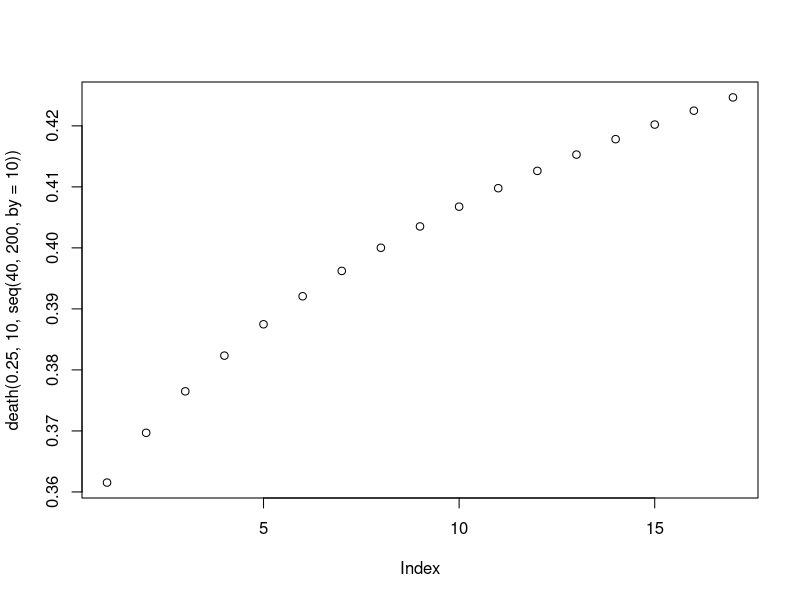
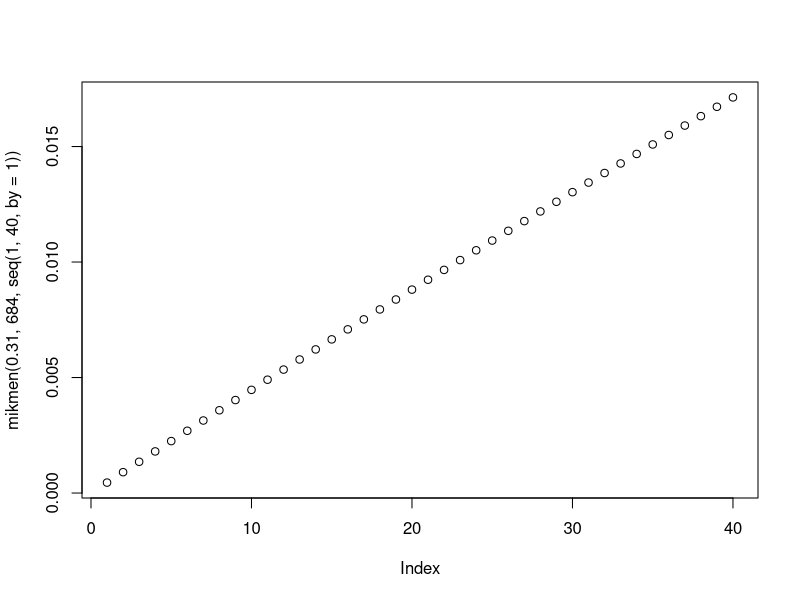
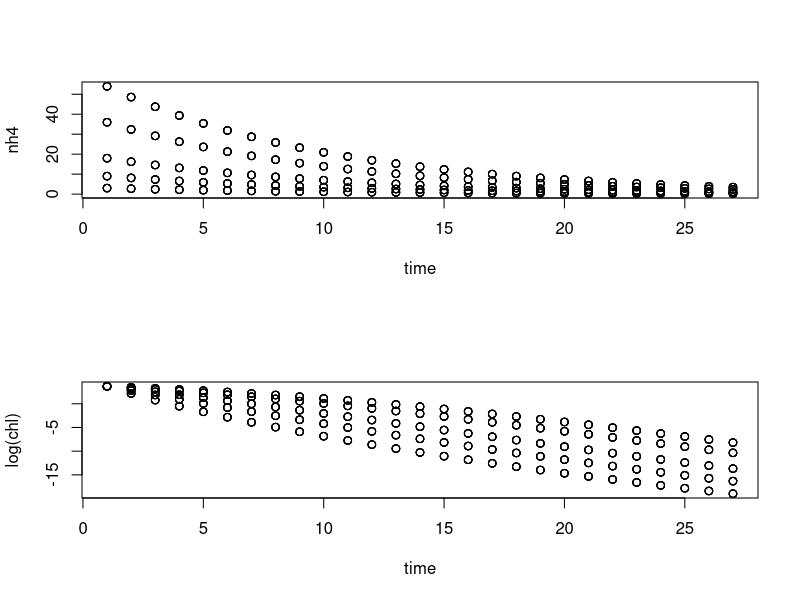
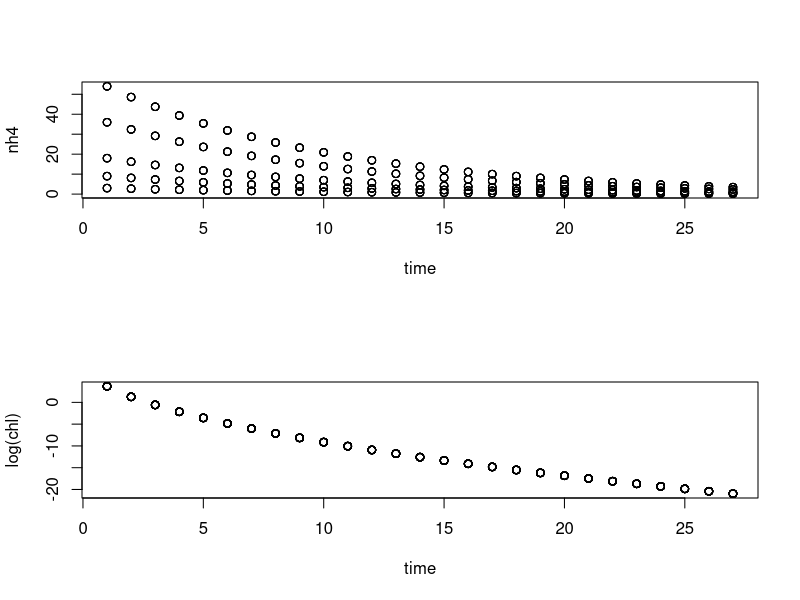

The R source for these figures, in order: (Note: this script raises an error after producing the figures.)
#make data frame for simulated data: want to use NH4 to predict chl a
# 5 replicates for 5 treatments over 28 days
faux <- data.frame(
  time = rep(seq(1,27),each=25),
  ind = rep(seq(1,25), 27),
  chl = c(rep(40,25),rep(0,650)),
  nh4 = c(rep(c(3,9,18,36,54),each =5),rep(0,650)))

faux_out <- vector("list", 16)

## mich men growth
mikmen <- function(a, s, nh4) {
 # nh4 <- seq(0.01, 40, by = 0.1)
 a * nh4 / (s + nh4)
 # plot(nh4, out)
}
death <- function(a,b,chl){
  a*chl^(1/b)
}
par(mfrow = c(1,1));plot(death(0.25, 10, seq(40, 200, by = 10))) 
par(mfrow = c(1,1)); plot(mikmen(.31, 684, seq(1, 40, by = 1)))

#need nh4 to make sense??? need its own function some sort of decreasing function over time
fun <- function (dat,a, s,z, sd_chl_proc, sd_nh4_proc, sd_chl_obs, sd_nh4_obs) {
  for (i in 1:length(unique(faux$ind))) {  #to follow an individual replicate
    for (j in 2:length(unique(faux$time))) { #over each time point
      
      faux[faux$ind == unique(faux$ind)[i] & faux$time == unique(faux$time)[j], ]$nh4 <-   
        z *  subset(faux, ind == unique(faux$ind)[i] & time == unique(faux$time)[j-1])$nh4 
    
        #process level in z (nh4)
      faux[faux$ind == unique(faux$ind)[i] & faux$time == unique(faux$time)[j], ]$nh4 <-
      rlnorm(1,log(faux[faux$ind == unique(faux$ind)[i] & faux$time == unique(faux$time)[j], ]$nh4), 
             log(sd_nh4_proc))
      
      faux[faux$ind == unique(faux$ind)[i] & faux$time == unique(faux$time)[j], ]$chl <-
        # yesterdays chl +
        faux[faux$ind == unique(faux$ind)[i] & faux$time == unique(faux$time)[j-1], ]$chl+
        # a times yesterday nh4/(s +yesterday Nh4)*
         ((a*faux[faux$ind==unique(faux$ind)[i]&faux$time==unique(faux$time)[j-1],]$nh4)/
              (s+faux[faux$ind==unique(faux$ind)[i]&faux$time==unique(faux$time)[j-1],]$nh4)*
            # yesterdays chl-
        faux[faux$ind == unique(faux$ind)[i] & faux$time == unique(faux$time)[j-1], ]$chl) - 
        #(D * yesterdays chl)* yesterdays chl so that D is density dependent
        death(0.81,31, faux[faux$ind == unique(faux$ind)[i] & faux$time == unique(faux$time)[j-1], ]$chl)*
  faux[faux$ind == unique(faux$ind)[i] & faux$time == unique(faux$time)[j-1], ]$chl
            
     #process level in chl
      faux[faux$ind==unique(faux$ind)[i] & faux$time==unique(faux$time)[j], ]$chl <-
        rlnorm(1,log(faux[faux$ind == unique(faux$ind)[i] & faux$time == unique(faux$time)[j], ]$chl), 
               log(sd_chl_proc))
  }
  }

  #observation level error 
  faux$chl<- rlnorm(length(faux$chl),log(faux$chl),log(sd_chl_obs))
  faux$nh4 <- rlnorm(length(faux$nh4), log(faux$nh4),log(sd_nh4_obs))
  
  return(list(c(a=a,s=s,z=z,sd_chl_proc=sd_chl_proc, sd_nh4_proc=sd_nh4_proc, 
                sd_chl_obs=sd_chl_obs, sd_nh4_obs=sd_nh4_obs), faux))
}

faux_out[c(1,2)] <- fun(dat=faux,a=1,s=20,z=0.9,sd_chl_proc=1.0, sd_nh4_proc=1.0, 
                          sd_chl_obs=1.0, sd_nh4_obs=1.0)

par(mfrow = c(2, 1)); with(faux_out[[2]], plot(time, nh4)); with(faux_out[[2]], plot(time, log(chl)))

faux_out[c(3,4)] <- fun(dat=faux,a=1,s=20,z=0.9,sd_chl_proc=1.0, sd_nh4_proc=1.0, 
                          sd_chl_obs=1.2, sd_nh4_obs=1.0)

faux_out[c(5,6)] <- fun(dat=faux,a=1,s=20,z=0.9,sd_chl_proc=1.0, sd_nh4_proc=1.0, 
                          sd_chl_obs=1.0, sd_nh4_obs=1.2)

faux_out[c(7,8)] <- fun(dat=faux,a=1,s=20,z=0.9,sd_chl_proc=1.0, sd_nh4_proc=1.0, 
                          sd_chl_obs=1.2, sd_nh4_obs=1.2)

faux_out[c(9,10)] <- fun(dat=faux,a=1,s=20,z=0.9,sd_chl_proc=1.1, sd_nh4_proc=1.0, 
                          sd_chl_obs=1.0, sd_nh4_obs=1.0)

faux_out[c(11,12)] <- fun(dat=faux,a=1,s=20,z=0.9,sd_chl_proc=1.0, sd_nh4_proc=1.1, 
                          sd_chl_obs=1.0, sd_nh4_obs=1.0)

faux_out[c(13,14)] <- fun(dat=faux,a=1,s=20,z=0.9,sd_chl_proc=1.1, sd_nh4_proc=1.1, 
                          sd_chl_obs=1.0, sd_nh4_obs=1.0)

faux_out[c(15,16)] <- fun(dat=faux,a=1,s=20,z=0.9,sd_chl_proc=1.1, sd_nh4_proc=1.1, 
                        sd_chl_obs=1.2, sd_nh4_obs=1.2)

save(faux_out,file = "faux_out.Rdata")


##need clean_sim.R

newparam <- fun(dat=faux,a=0.03,s=684,z=0.9,sd_chl_proc=1, sd_nh4_proc=1, 
                sd_chl_obs=1, sd_nh4_obs=1)
par(mfrow = c(2, 1)); with(newparam[[2]],
                plot(time, nh4)); with(newparam[[2]], plot(time, log(chl)))

# so run 7 iterations of jags model and record (powerpoint) save densities and the chains rs
  

plot.new()
plot(proc_chl[,1],col="white")
lines(proc_chl[,1],col="black")
lines(proc_chl[,2],col="black")
lines(proc_chl[,3],col="black")
lines(proc_chl[,4],col="black")
lines(proc_chl[,5],col="black")
lines(no_error[, 1], col = "blue", lwd = 2)


#simulate data with parameters found from data
pred <- data.frame(
  time = rep(seq(1,11),each=30),
  ind = rep(seq(1,30), 11),
  chl = c(dat$chl[1:30],rep(0,300)),
  nh4 = dat$nh4)

fun <- function (dat,a, s) {
  for (i in 1:length(unique(pred$ind))) {  #to follow an individual replicate
    for (j in 2:length(unique(pred$time))) { #over each time point
      
      pred[pred$ind == unique(pred$ind)[i] & pred$time == unique(pred$time)[j], ]$chl <-
        pred[pred$ind == unique(pred$ind)[i] & pred$time == unique(pred$time)[j-1], ]$chl+
        (a*pred[pred$ind==unique(pred$ind)[i]&pred$time==unique(pred$time)[j-1],]$nh4)/
        (s+pred[pred$ind==unique(pred$ind)[i]&pred$time==unique(pred$time)[j-1],]$nh4)
      
      
    }
  }
  
  return(pred)
}
pred_out <- fun(dat=pred,a=39,s=4.7)


# graph simulated data with parameters from model
pred_out$treat <- rep(rep(c(0.5,3,9,27,54,108), each = 5),11)

pg <- pred_out %>%
  group_by(time,treat)

pg <- pg %>%
  summarise_all(funs(mean(., na.rm=TRUE),sd(.,na.rm=TRUE))) #-c('date',"treat","rep","date1"))


#Graph the trends in chlorophyll


pg$treat <- as.factor(pg$treat)

pg1 <- ggplot(newdat, aes(time, chl_mean)) + geom_line(aes(colour = treat), size = 1)
#+ geom_errorbar(aes(ymin=chl_mean-chl_sd, ymax=chl_mean+chl_sd), width = 0.1)
